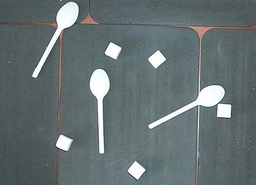
#> input picture lab2/src/1.jpg, 256 x 185 px, shrunk from 545 x 394 before the run; its folder holds only this picture in this run
$ python main.py -i src/1.jpg
#> lines starting #> are read from the running program, lines starting #| are printed output that depends on the picture; after the words box and inside, x2 and y2 are one past the last pixel; in counts of white or black regions, pixels touching at a corner belong together
#> in main, image is the input picture: shape (185, 256, 3); mean B, G, R 114.4, 113.5, 101.5
### lab2/dsp.py
# -*- coding: utf-8 -*-
import sys
from random import choice
from math import sqrt, atan
from glob import glob
from collections import Counter, namedtuple, defaultdict
from statistics import median
import numpy as np
from scipy.spatial import distance
sys.setrecursionlimit(10000)

SOURCES = sorted(glob('src/*'))


def height(image):
    return image.shape[0]


def width(image):
    return image.shape[1]


# [14 lines left out: function brightness, not called in this run]


def labelling(image):
    def fill(x, y):
        if (labels[y][x] == 0) and (image[y][x] == 255):
            labels[y][x] = L
            if x > 0:
                fill(x-1, y)
            if x < w - 1:
                fill(x+1, y)
            if y > 0:
                fill(x, y-1)
            if y < h - 1:
                fill(x, y+1)

    h = height(image)
    w = width(image)
    labels = np.zeros((h, w), dtype=np.int32)
    L = 1
    for y in range(h):
        for x in range(w):
            fill(x, y)
            L += 1
    return labels


# [8 lines left out: function grayscale, not called in this run]


def binarize(image, threshold):
#> called with threshold = 220
    h = height(image)
#> h = 185
    w = width(image)
#> w = 256
    binimage = np.zeros((h, w), dtype=np.uint8)
    for x in range(w):
        for y in range(h):
            if sum(image[y][x])/3 > threshold:
                binimage[y][x] = 255
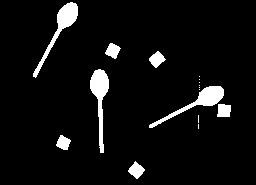
#> binimage: shape (185, 256); 5.8% white; 16 white regions (8 under 20 px), largest, box (x1, y1, x2, y2) and area: (90, 69, 109, 153) 663, (33, 2, 78, 78) 646, (149, 86, 224, 128) 635
    return binimage


def squares(labels):
    return Counter(labels.flat)


def is_inner(labels, x, y):
    label = labels[y][x]
    neighbours = {(row_index, line_index) for row_index in range(x-1, x+2)
                  for line_index in range(y-1, y+2)}
    neighbours -= {(x, y)}
    return all(labels[y][x] == label for x, y in neighbours)


def perimeters(labels, squares_cnt):
    inners_cnt = Counter()
    for y in range(1, height(labels)-1):
        for x in range(1, width(labels)-1):
            label = labels[y][x]
            inners_cnt.update({label: is_inner(labels, x, y)})
    return {key: value-inners_cnt[key] for key, value in squares_cnt.items()}


def compactness(square, perimeter):
    if square:
        return perimeter**2/square
    else:
        return 0


def compactnesses(sqs, perims):
    return {int(label): compactness(sqs[label], perims[label])
            for label in sqs}


def mass_center(labels, figure_class):
    square = squares(labels)[figure_class]
    x_center = 0
    y_center = 0
    for x in range(width(labels)):
        for y in range(height(labels)):
            belongs_to_figure = labels[y][x] == figure_class
            x_center += x*belongs_to_figure
            y_center += y*belongs_to_figure
    return (x_center/square, y_center/square)


def dcm(i, j, labels, figure_class, mass_center):
    m = 0
    for x in range(width(labels)):
        for y in range(height(labels)):
            belongs_to_figure = labels[y][x] == figure_class
            xc = mass_center[0]
            yc = mass_center[1]
            m += ((x - xc)**i)*((y - yc)**j)*belongs_to_figure
    return m


def dcm11(labels, figure_class, mass_center) :
    return dcm(1, 1, labels, figure_class, mass_center)


def dcm02(labels, figure_class, mass_center):
    return dcm(0, 2, labels, figure_class, mass_center)


def dcm20(labels, figure_class, mass_center):
    return dcm(2, 0, labels, figure_class, mass_center)


def elongation(m02, m11, m20):
    t = sqrt((m20 - m02)**2 + 4*m11**2)
    t2 = (m20 + m02 - t)
    if t2:
        return (m20 + m02 + t)/t2
    else:
        return 0


def elongations(labels):
    res = {}
    ls = set(labels.flat)
    for label in ls:
        mc = mass_center(labels, label)
        m02 = dcm02(labels, label, mc)
        m11 = dcm11(labels, label, mc)
        m20 = dcm20(labels, label, mc)
        res[label] = elongation(m02, m11, m20)
    return res


# [5 lines left out: function orientation, not called in this run]


ParamVector = namedtuple('ParamVector',
                         'square perimeter compactness elongation')


euclidean = distance.euclidean


def init_medians(vectors, k):
    medians = []
    while k > 0:
        vector = choice(vectors)
        if vector in medians:
            continue
        else:
            medians.append(vector)
            k -= 1
    return medians


def recalculate_medians(clusters, medians):
    for index, vectors in clusters.items():
        square = median((v.square for v in vectors))
        perimeter = median((v.perimeter for v in vectors))
        compactness = median((v.compactness for v in vectors))
        elongation = median((v.elongation for v in vectors))
        m = ParamVector(square=square, perimeter=perimeter,
                        compactness=compactness, elongation=elongation)
        medians[index] = m
    return medians


def create_clusters(medians, vectors):
    clusters = defaultdict(set)
    for vector in vectors:
        d = [(i, euclidean(m, vector)) for i, m in enumerate(medians)]
        min_index, _ = min(d, key=lambda x: x[1])
        clusters[min_index].add(vector)
    return clusters


def k_medians(vectors, k):
    medians = init_medians(vectors, k)
    clusters = create_clusters(medians, vectors)
    for _ in range(9):
        medians = recalculate_medians(clusters, medians)
        clusters = create_clusters(medians, vectors)
    return clusters

# вектора из параметров (площадь, периметр, компактность, вытянутость)
# выбираем вектора рандомно
# посчитать Евклидово расстояние до остальных векторов,
#  и ближайшие отнести к кластеру
# пересчитать центры - посчитать медианы каждого из параметров
#  векторов кластера
# снова отнести вектора к кластерам
# так раз 4-5

### lab2/main.py
#!/usr/bin/env python2
import argparse
import cv2
import numpy as np
import os
from dsp import (binarize, labelling, squares, perimeters,
                 compactnesses, elongations, ParamVector, k_medians)


def _parse_args():
    parser = argparse.ArgumentParser()

    parser.add_argument('-i', dest="image", help="Path to imagine that will be processed.", default="src/2.jpg")
    parser.add_argument('-t', dest="threshold", help="threshold", type=int, default=220)
    parser.add_argument('--number', dest='num_clusters', help="Number of clusters", type=int, default=2)

    return parser.parse_args()


def main():
    args = _parse_args()

    # Imagine Binarization
    print("Start imagine binarization with threshold: '{0}'... ".format(args.threshold))
    image = cv2.imread(args.image)
    binimage = binarize(image, args.threshold)
    kernel = np.ones((3, 3), np.uint8)
    for _ in range(2):
        binimage = cv2.morphologyEx(binimage, cv2.MORPH_CLOSE, kernel)
    for _ in range(2):
        binimage = cv2.morphologyEx(binimage, cv2.MORPH_OPEN, kernel)

    path_to_save = os.path.split(args.image)[1]
    cv2.imwrite(path_to_save, binimage)
    print("Binarization successful finished. Saved to '{}'\n".format(path_to_save))

    # Labelling
    print("Start labelling...")
    labels = labelling(binimage)
#> in labelling, `h = height(image)`: h = 185
#> in labelling, `w = width(image)`: w = 256
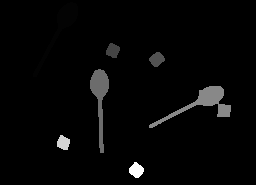
#> labels: shape (185, 256) int32; min 0, max 41607, mean 961.3; drawn with min black and max white
    print("Labels: {}".format(labels))
#> (printed output is left out)
    print("Labelling successfully finished.\n")

    # Squaring
    print("Start calculating squares...")
    sqs = squares(labels)
#> sqs = {0: 44634, 583: 645, 11119: 150, 13469: 158, 17763: 664, 22226: 804, 34621: 143, 41607: 162}
    print("Calculating squares successfully finished.\n")

    # Calculating perimeters
    print("Start calculating perimeters...")
    perims = perimeters(labels, sqs)
    print("Calculating perimeters successfully finished.\n")

    # Calculating compactness
    print("Start calculating compactness...")
    comps = compactnesses(sqs, perims)
    print("Calculating compactness successfully finished.\n")

    print("Start calculating elongations...")
    elongs = elongations(labels)
#> the loop in elongations, `for label in ls:` made 8 passes
#> label on passes 2 to 8: 17763, 583, 41607, 34621, 11119, 22226, 13469
    print("Calculating elongations successfully finished.\n")

    print("Start creating vectors with parameters...")
    vectors = [ParamVector(sqs[l], perims[l], comps[l], elongs[l]) for l in sqs]
    print("{} vectors successfully created.\n".format(len(vectors)))
#| 8 vectors successfully created.

    print('Clusters')
    print("Start searching clusters...")
    clusters = k_medians(vectors, args.num_clusters)
#> the loop in create_clusters, `for vector in vectors:` made 8 passes
#> vector on passes 1 to 8: (44634, 1884, 79.52, 1.92), (645, 238, 87.82, 36.15), (150, 54, 19.44, 1.15), (158, 58, 21.29, 1.35), (664, 206, 63.91, 34.25), (804, 282, 98.91, 7.05), (143, 52, 18.91, 1.29), (162, 58, 20.77, 1.1)
    print("Found '{}' clusters:".format(len(clusters)))
#| Found '2' clusters:

    for c, vs in clusters.items():
        print(c, len(vs))
#> this loop made 2 passes
#> c on passes 1 to 2: 1, 0
#| 1 1
#| 0 7


if __name__ == '__main__':
    main()

$ run again, on lab2/src/3.jpg
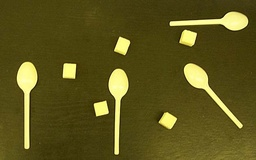
#> input picture lab2/src/3.jpg, 256 x 160 px, shrunk from 625 x 391 before the run
#> in main, image is the input picture: shape (160, 256, 3); mean B, G, R 27.8, 84.8, 92.4
#> in binarize, `h = height(image)`: h = 160
#> in binarize, `w = width(image)`: w = 256
#> after the loop in binarize, `for x in range(w):`:
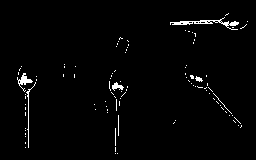
#> binimage: shape (160, 256); 1.9% white in thin lines or dots, all inside (x1, y1, x2, y2) = (17, 13, 248, 154)
#> the loop in main, `for _ in range(2):` made 2 passes
#> pass 1, in main, `binimage = cv2.morphologyEx(binimage, cv2.MORPH_OPEN, kernel)`:
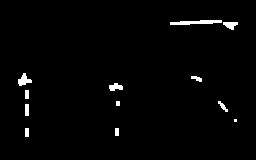
#> binimage: shape (160, 256); 1.7% white; 12 white regions (1 under 20 px), largest, box (x1, y1, x2, y2) and area: (170, 20, 222, 25) 179, (18, 73, 32, 86) 100, (223, 22, 238, 30) 79
#> in labelling, `h = height(image)`: h = 160
#> in labelling, `w = width(image)`: w = 256
#> (printed output is left out)
#> sqs = 13 items
#> the loop in elongations, `for label in ls:` made 13 passes
#> label on passes 2 to 9: 19648, 5856, 26650, 32794, 5321, 30699, 21363, 32884
#| 13 vectors successfully created.
#> the loop in create_clusters, `for vector in vectors:` made 13 passes
#> vector on passes 1 to 8: (40259, 1347, 45.07, 2.54), (179, 110, 67.6, 216.2), (79, 42, 22.33, 3.33), (100, 50, 25, 1.47), (41, 30, 21.95, 8.83), (77, 42, 22.91, 4.42), (36, 22, 13.44, 5.33), (20, 14, 9.8, 1.6)
#| Found '2' clusters:
#> the loop in main, `for c, vs in clusters.items():` made 2 passes
#> c on passes 1 to 2: 0, 1
#> (printed output is left out)

$ run again, on lab2/src/4.jpg
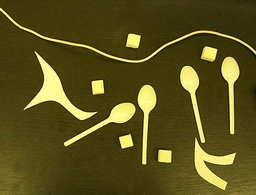
#> input picture lab2/src/4.jpg, 256 x 195 px, shrunk from 633 x 482 before the run
#> in main, image is the input picture: shape (195, 256, 3); mean B, G, R 27.7, 81.9, 89.1
#> in binarize, `h = height(image)`: h = 195
#> in binarize, `w = width(image)`: w = 256
#> after the loop in binarize, `for x in range(w):`:
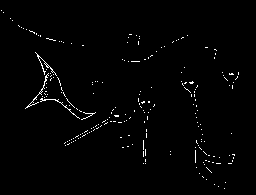
#> binimage: shape (195, 256); 1.4% white in thin lines or dots, all inside (x1, y1, x2, y2) = (1, 10, 239, 189)
#> the loop in main, `for _ in range(2):` made 2 passes
#> pass 1, in main, `binimage = cv2.morphologyEx(binimage, cv2.MORPH_OPEN, kernel)`:
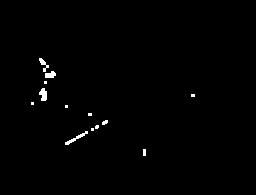
#> binimage: shape (195, 256); 0.76% white; 13 white regions (7 under 20 px), largest, box (x1, y1, x2, y2) and area: (65, 131, 88, 145) 77, (39, 88, 47, 101) 74, (45, 71, 56, 78) 58, (39, 58, 49, 72) 54, (102, 120, 108, 125) 22, (143, 149, 146, 156) 21
#> in labelling, `h = height(image)`: h = 195
#> in labelling, `w = width(image)`: w = 256
#> (printed output is left out)
#> sqs = 16 items
#> the loop in elongations, `for label in ls:` made 16 passes
#> label on passes 2 to 9: 24256, 26144, 26946, 32097, 14888, 30826, 22571, 17452
#| 16 vectors successfully created.
#> the loop in create_clusters, `for vector in vectors:` made 16 passes
#> vector on passes 1 to 8: (49540, 1286, 33.38, 1.72), (33, 24, 17.45, 3.9), (9, 8, 7.11, 1), (12, 10, 8.33, 1.88), (58, 32, 17.66, 3.54), (9, 8, 7.11, 1), (74, 40, 21.62, 3.46), (12, 10, 8.33, 1.88)
#| Found '2' clusters:
#> the loop in main, `for c, vs in clusters.items():` made 2 passes
#> c on passes 1 to 2: 0, 1
#> (printed output is left out)
